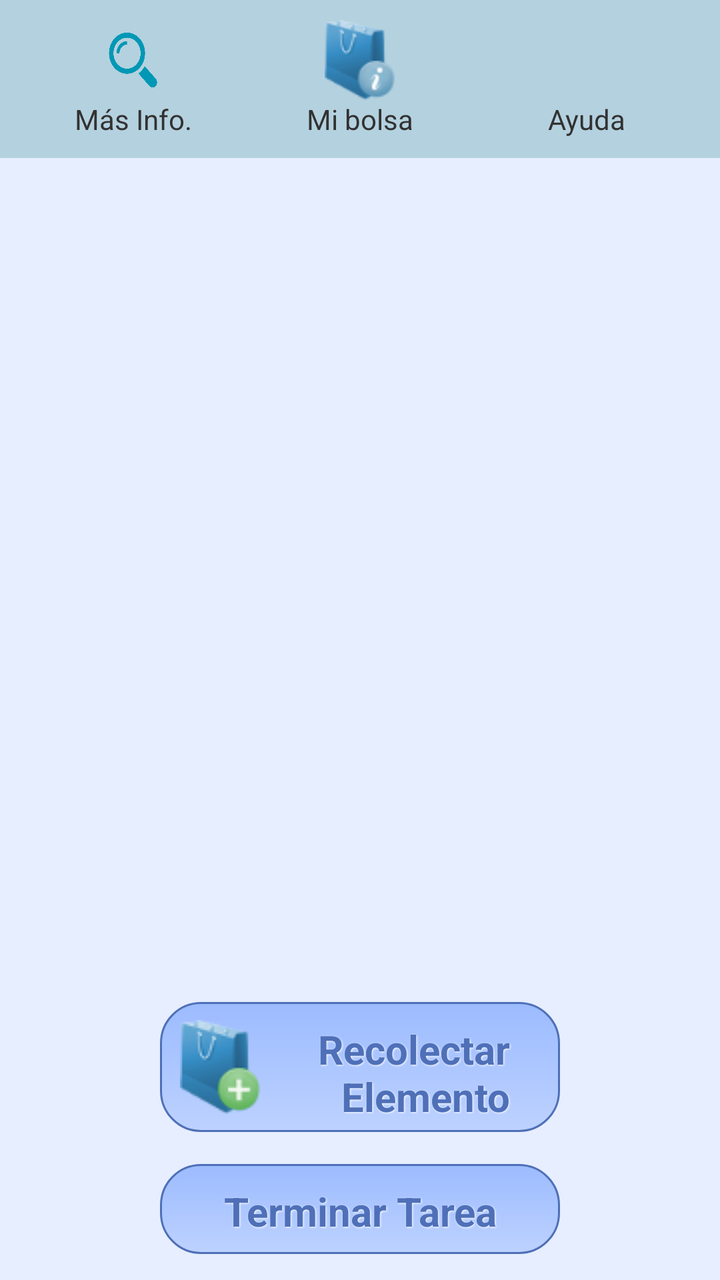
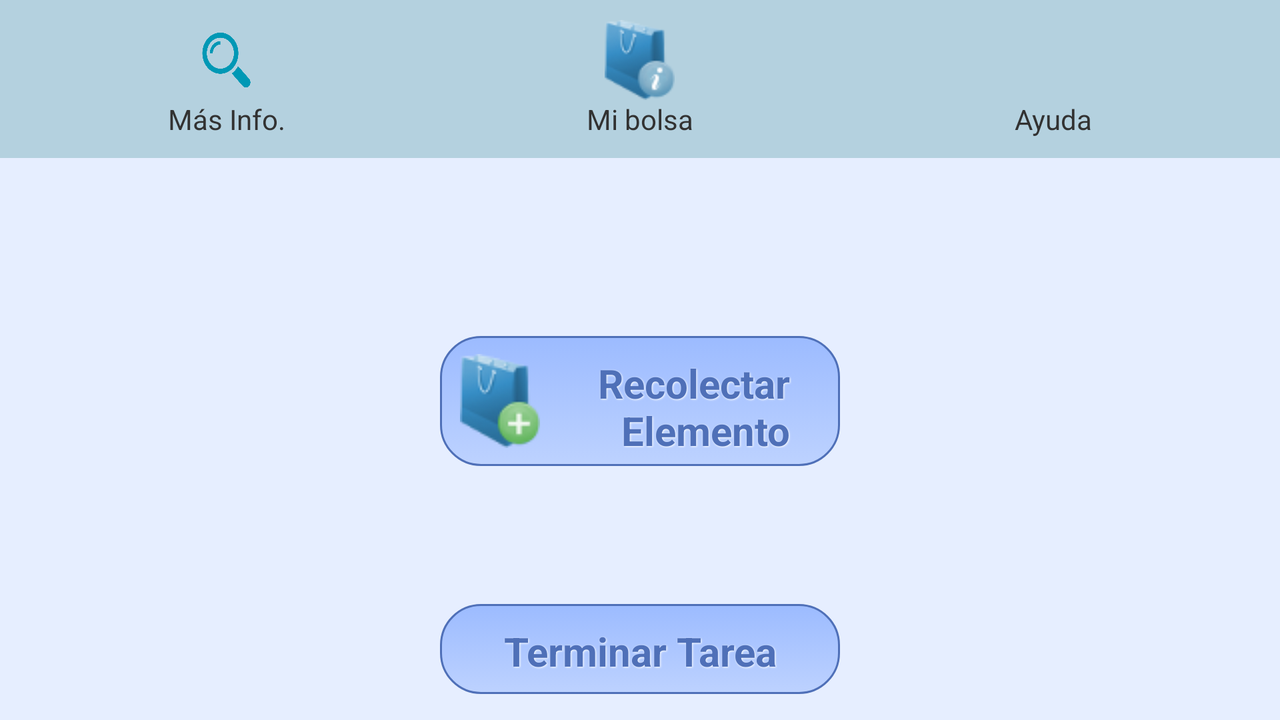

One screen, two layout resources from the same app: the default and the repository's alternative for another configuration. Each is rendered where Android would select it; the XML of both is given below.
<!-- AndroidManifest.xml: application theme AppTheme -->
<!-- res/layout/activity_show_task2.xml -->
<RelativeLayout xmlns:android="http://schemas.android.com/apk/res/android"
    xmlns:tools="http://schemas.android.com/tools"
    android:layout_width="match_parent"
    android:layout_height="match_parent"
    android:background="#E6EEFF"
    android:orientation="vertical" >
    <LinearLayout
        android:layout_width="match_parent"
        android:layout_height="match_parent"
        android:orientation="vertical"
        android:layout_above="@id/endTaskButtonL"
        >
       <LinearLayout
           android:padding="10dp"
           android:layout_width="match_parent"
           android:layout_height="wrap_content"
           android:orientation="horizontal"
           android:background="#b4d1df">
                           <RelativeLayout
                               android:layout_width="match_parent"
                               android:layout_height="wrap_content"
                               android:orientation="vertical"
                               android:layout_weight="1">

                               <Button
                                   android:id="@+id/masInfo"
                                   style="@style/AppTheme"
                                   android:layout_width="35dp"
                                   android:layout_height="40dp"
                                   android:layout_centerHorizontal="true"
                                   android:background="@drawable/lupa"
                                   android:minHeight="5dp"
                                   android:width="5dp"
                                   android:height="5dp"
                                   android:onClick="moreInfo"
                                   android:textColor="#111111"
                                   android:textStyle="bold" />
                               <TextView
                                   android:id="@+id/textView1.1"
                                   android:layout_width="wrap_content"
                                   android:layout_height="wrap_content"
                                   android:layout_marginRight="14dp"
                                   android:text="@string/masInfoPls"
                                   android:layout_below="@id/masInfo"
                                   android:layout_centerHorizontal="true"/>
                           </RelativeLayout>
                           <RelativeLayout
                                android:layout_width="match_parent"
                                android:layout_height="wrap_content"
                                android:orientation="vertical"
                                android:layout_weight="1">

                               <Button
                                   android:id="@+id/buttonOpenBag"
                                   style="@style/AppTheme"
                                   android:layout_width="35dp"
                                   android:layout_height="40dp"
                                   android:layout_centerHorizontal="true"
                                   android:width="5dp"
                                   android:height="5dp"
                                   android:background="@drawable/bag"
                                   android:minHeight="5dp"
                                   android:onClick="openBagView"
                                   android:textColor="#111111"
                                   android:textStyle="bold" />
                                <TextView
                                    android:id="@+id/textView3"
                                    android:layout_width="wrap_content"
                                    android:layout_height="wrap_content"
                                    android:layout_marginRight="14dp"
                                    android:text="@string/my_bag"
                                    android:layout_below="@id/buttonOpenBag"
                                    android:layout_centerHorizontal="true"/>
                        </RelativeLayout>
                       <RelativeLayout
                           android:layout_width="match_parent"
                           android:layout_height="wrap_content"
                           android:orientation="vertical"
                           android:layout_weight="1">

                           <Button
                               android:id="@+id/help"
                               style="@style/AppTheme"
                               android:layout_width="35dp"
                               android:layout_height="40dp"
                               android:layout_centerHorizontal="true"
                               android:width="5dp"
                               android:height="5dp"
                               android:background="@drawable/qmark"
                               android:minHeight="5dp"
                               android:onClick="help"
                               android:textColor="#111111"
                               android:textStyle="bold" />
                           <TextView
                               android:id="@+id/textView1.3"
                               android:layout_width="wrap_content"
                               android:layout_height="wrap_content"
                               android:layout_marginRight="14dp"
                               android:text="@string/aiuda"
                               android:layout_below="@id/help"
                               android:layout_centerHorizontal="true"/>
                       </RelativeLayout>
             </LinearLayout>

        <RelativeLayout
            android:layout_width="match_parent"
            android:layout_height="match_parent"
            android:orientation="vertical">

            <RelativeLayout
                android:id="@+id/taskLayout"
                android:layout_width="match_parent"
                android:layout_height="wrap_content"
                android:orientation="vertical">

                <TextView
                    android:id="@+id/taskDescription"
                    android:layout_width="wrap_content"
                    android:layout_height="wrap_content"
                    android:layout_alignParentTop="true"
                    android:layout_margin="10dp"
                    android:gravity="center_horizontal"
                    android:text=""
                    android:textAppearance="?android:attr/textAppearanceMedium"
                    android:textSize="18sp"
                    android:textStyle="bold" />
            </RelativeLayout>

            <RelativeLayout
                android:id="@+id/listLayout"
                android:layout_width="match_parent"
                android:layout_height="match_parent"
                android:layout_margin="10dp"
                android:background="@drawable/rounded_corner"
                android:layout_above="@id/pickUpItemLayout"
                android:layout_below="@id/taskLayout"
                android:padding="5dp"
                android:visibility="gone">

                <ListView
                    android:id="@+id/listOfElementsForThisTask"
                    android:layout_width="match_parent"
                    android:layout_height="wrap_content"
                    android:layout_above="@+id/returnElementButton"
                    android:layout_alignParentLeft="true"
                    android:cacheColorHint="#00000000"
                    android:fadeScrollbars="false"
                    android:listSelector="@android:color/transparent"
                    android:textSize="18sp"></ListView>

                <Button
                    android:id="@+id/returnElementButton"
                    style="@style/button_text_small"
                    android:layout_width="wrap_content"
                    android:layout_height="50dp"
                    android:layout_alignParentBottom="true"
                    android:layout_alignParentRight="true"
                    android:width="150dp"
                    android:background="@drawable/blue_button"
                    android:drawableLeft="@drawable/remove_from_bag_alt"
                    android:gravity="right|center_vertical"
                    android:paddingRight="20dp"
                    android:text="@string/return_plain" />
            </RelativeLayout>

            <RelativeLayout
                android:id="@+id/pickUpItemLayout"
                android:layout_width="match_parent"
                android:layout_height="wrap_content"
                android:layout_alignParentBottom="true"
                android:layout_marginBottom="10dp">

                <Button
                    android:id="@+id/pickUpElement"
                    style="@style/button_text"
                    android:layout_width="200dp"
                    android:layout_height="65dp"
                    android:layout_centerHorizontal="true"
                    android:layout_centerVertical="true"
                    android:background="@drawable/blue_button"
                    android:drawableLeft="@drawable/put_in_bag_alt"
                    android:gravity="right|center_vertical"
                    android:paddingRight="25dp"
                    android:text="@string/collect_element" />
            </RelativeLayout>
        </RelativeLayout>

        <RelativeLayout
            android:id="@+id/listTextLayout"
            android:layout_width="match_parent"
            android:layout_height="39dp"
            android:visibility="gone" >

            <TextView
                android:id="@+id/listText"
                android:layout_width="wrap_content"
                android:layout_height="wrap_content"
                android:layout_alignParentBottom="true"
                android:layout_alignParentLeft="true"
                android:layout_marginLeft="10dp"
                android:text="@string/collected_for_this_task"
                android:textSize="18sp" />
        </RelativeLayout>

    </LinearLayout>

    <RelativeLayout
        android:id="@+id/endTaskButtonL"
        android:layout_width="wrap_content"
        android:layout_height="wrap_content"
        android:layout_alignParentBottom="true"
        android:layout_centerHorizontal="true"
        android:layout_marginBottom="10dp">

        <Button
            android:id="@+id/endTaskButton"
            style="@style/button_text_small"
            android:layout_width="200dp"
            android:layout_height="45dp"
            android:layout_centerHorizontal="true"
            android:layout_centerVertical="true"
            android:background="@drawable/blue_button"
            android:onClick="endTask"
            android:text="@string/end_task" />
    </RelativeLayout>

</RelativeLayout>
<!-- resources referenced by this layout -->
<resources>
  <!-- drawable bag: png bitmap (drawable, 7734 bytes) -->
  <!-- drawable blue_button (drawable) -->
  <?xml version="1.0" encoding="utf-8"?>
  
  <selector xmlns:android="http://schemas.android.com/apk/res/android">
    <item android:state_pressed="true">
      <shape>
        <gradient
            android:startColor="#BDD2FF"
            android:endColor="#9CBBFF"
            android:angle="270" />
        <stroke
            android:width="2dp"
            android:color="#4F70B8" />
        <corners
            android:radius="20dp" />
        <padding
            android:left="10dp"
            android:top="10dp"
            android:right="10dp"
            android:bottom="10dp" />
      </shape>
    </item>
    <item>
      <shape>
        <gradient
            android:startColor="#9CBBFF"
            android:endColor="#BDD2FF"
            android:angle="270" />
        <stroke
            android:width="1dp"
            android:color="#4F70B8" />
        <corners
            android:radius="20dp" />
        <padding
            android:left="10dp"
            android:top="10dp"
            android:right="10dp"
            android:bottom="10dp" />
      </shape>
    </item>
  </selector>
  <!-- drawable lupa: png bitmap (drawable, 27425 bytes) -->
  <!-- drawable put_in_bag_alt: png bitmap (drawable, 7734 bytes) -->
  <!-- drawable remove_from_bag_alt: png bitmap (drawable, 2564 bytes) -->
  <!-- drawable rounded_corner (drawable) -->
  <shape xmlns:android="http://schemas.android.com/apk/res/android"
      android:shape="rectangle" >
  
      <corners
          android:bottomLeftRadius="10dp"
          android:bottomRightRadius="10dp"
          android:topLeftRadius="10dp"
          android:topRightRadius="10dp" />
  
      <stroke
          android:width="0.5dp"
          android:color="#222222" />
      
      <solid
          android:color="#E6EEFF"
  	/>
  </shape>
  <string name="aiuda">Ayuda</string>
  <string name="collect_element">Recolectar Elemento</string>
  <string name="collected_for_this_task">Recolectaron para esta tarea:</string>
  <string name="end_task">Terminar Tarea</string>
  <string name="masInfoPls">Más Info.</string>
  <string name="my_bag">Mi bolsa</string>
  <string name="return_plain">Devolver</string>
  <style name="AppTheme" parent="AppBaseTheme">
          
      </style>
  <style name="button_text">
  	   <item name="android:layout_width">fill_parent</item>
  	   <item name="android:layout_height">wrap_content</item>
  	   <item name="android:textColor">#4F70B8</item>
  	   <item name="android:gravity">center</item>
  	   <item name="android:layout_margin">3dp</item>
  	   <item name="android:textSize">20sp</item>
  	   <item name="android:textStyle">bold</item>
  	   <item name="android:shadowColor">#FFFFFF</item>
  	   <item name="android:shadowDx">1</item>
  	   <item name="android:shadowDy">1</item>
  	   <item name="android:shadowRadius">2</item>
  	 </style>
  <style name="button_text_small">
  	   <item name="android:textColor">#4F70B8</item>
  	   <item name="android:gravity">center</item>
  	   <item name="android:layout_margin">3dp</item>
  	   <item name="android:textSize">20sp</item>
  	   <item name="android:textStyle">bold</item>
  	   <item name="android:shadowColor">#FFFFFF</item>
  	   <item name="android:shadowDx">1</item>
  	   <item name="android:shadowDy">1</item>
  	   <item name="android:shadowRadius">2</item>
  	 </style>
  <style name="AppBaseTheme" parent="android:Theme.Light">
          
      </style>
</resources>
<!-- res/layout-w600dp/activity_show_task2.xml (the repository's variant of the layout above) -->
<!-- drawn on the phone turned sideways -->
<RelativeLayout xmlns:android="http://schemas.android.com/apk/res/android"
    xmlns:tools="http://schemas.android.com/tools"
    android:layout_width="match_parent"
    android:layout_height="match_parent"
    android:background="#E6EEFF"
    android:orientation="vertical" >
    <LinearLayout
        android:layout_width="match_parent"
        android:layout_height="match_parent"
        android:orientation="vertical"
        android:layout_above="@id/endTaskButtonL"
        >
       <LinearLayout
           android:padding="10dp"
           android:layout_width="match_parent"
           android:layout_height="wrap_content"
           android:orientation="horizontal"
           android:background="#b4d1df">
                           <RelativeLayout
                               android:layout_width="match_parent"
                               android:layout_height="wrap_content"
                               android:orientation="vertical"
                               android:layout_weight="1">

                               <Button
                                   android:id="@+id/buttonOpenBag1"
                                   style="@style/AppTheme"
                                   android:layout_width="35dp"
                                   android:layout_height="40dp"
                                   android:layout_centerHorizontal="true"
                                   android:background="@drawable/lupa"
                                   android:minHeight="5dp"
                                   android:width="5dp"
                                   android:height="5dp"
                                   android:onClick="showText"
                                   android:textColor="#111111"
                                   android:textStyle="bold" />
                               <TextView
                                   android:id="@+id/textView1.1"
                                   android:layout_width="wrap_content"
                                   android:layout_height="wrap_content"
                                   android:layout_marginRight="14dp"
                                   android:text="@string/masInfoPls"
                                   android:layout_below="@id/buttonOpenBag1"
                                   android:layout_centerHorizontal="true"/>
                           </RelativeLayout>
                           <RelativeLayout
                                android:layout_width="match_parent"
                                android:layout_height="wrap_content"
                                android:orientation="vertical"
                                android:layout_weight="1">

                               <Button
                                   android:id="@+id/buttonOpenBag"
                                   style="@style/AppTheme"
                                   android:layout_width="35dp"
                                   android:layout_height="40dp"
                                   android:layout_centerHorizontal="true"
                                   android:width="5dp"
                                   android:height="5dp"
                                   android:background="@drawable/bag"
                                   android:minHeight="5dp"
                                   android:onClick="openBagView"
                                   android:textColor="#111111"
                                   android:textStyle="bold" />
                                <TextView
                                    android:id="@+id/textView3"
                                    android:layout_width="wrap_content"
                                    android:layout_height="wrap_content"
                                    android:layout_marginRight="14dp"
                                    android:text="@string/my_bag"
                                    android:layout_below="@id/buttonOpenBag"
                                    android:layout_centerHorizontal="true"/>
                        </RelativeLayout>
                       <RelativeLayout
                           android:layout_width="match_parent"
                           android:layout_height="wrap_content"
                           android:orientation="vertical"
                           android:layout_weight="1">

                           <Button
                               android:id="@+id/buttonOpenBag3"
                               style="@style/AppTheme"
                               android:layout_width="35dp"
                               android:layout_height="40dp"
                               android:layout_centerHorizontal="true"
                               android:width="5dp"
                               android:height="5dp"
                               android:background="@drawable/qmark"
                               android:minHeight="5dp"
                               android:onClick="openBagView"
                               android:textColor="#111111"
                               android:textStyle="bold" />
                           <TextView
                               android:id="@+id/textView1.3"
                               android:layout_width="wrap_content"
                               android:layout_height="wrap_content"
                               android:layout_marginRight="14dp"
                               android:text="@string/aiuda"
                               android:layout_below="@id/buttonOpenBag3"
                               android:layout_centerHorizontal="true"/>
                       </RelativeLayout>
             </LinearLayout>

        <RelativeLayout
            android:id="@+id/taskLayout"
            android:layout_width="match_parent"
            android:layout_height="wrap_content"
            android:orientation="vertical"
            android:paddingTop="10dp">

            <TextView
                android:id="@+id/taskDescription"
                android:layout_width="wrap_content"
                android:layout_height="wrap_content"
                android:layout_alignParentTop="true"
                android:layout_margin="10dp"
                android:layout_marginBottom="29dp"
                android:gravity="center_horizontal"
                android:text=""
                android:textAppearance="?android:attr/textAppearanceMedium"
                android:textSize="20sp"
                android:textStyle="bold"
                />
        </RelativeLayout>

        <RelativeLayout
            android:id="@+id/pickUpItemLayout"
            android:layout_width="match_parent"
            android:layout_height="119dp"
            android:layout_marginBottom="5dp"
            android:layout_marginTop="5dp" >

            <Button
                android:id="@+id/pickUpElement"
                style="@style/button_text"
                android:layout_width="200dp"
                android:layout_height="65dp"
                android:layout_centerHorizontal="true"
                android:layout_centerVertical="true"
                android:background="@drawable/blue_button"
                android:drawableLeft="@drawable/put_in_bag_alt"
                android:gravity="right|center_vertical"
                android:paddingRight="25dp"
                android:text="@string/collect_element" />
        </RelativeLayout>

        <RelativeLayout
            android:id="@+id/listTextLayout"
            android:layout_width="match_parent"
            android:layout_height="39dp"
            android:visibility="gone" >

            <TextView
                android:id="@+id/listText"
                android:layout_width="wrap_content"
                android:layout_height="wrap_content"
                android:layout_alignParentBottom="true"
                android:layout_alignParentLeft="true"
                android:layout_marginLeft="10dp"
                android:text="@string/collected_for_this_task"
                android:textSize="18sp" />
        </RelativeLayout>

        <RelativeLayout
            android:id="@+id/listLayout"
            android:layout_width="match_parent"
            android:layout_height="match_parent"
            android:layout_margin="10dp"
            android:background="@drawable/rounded_corner"
            android:padding="5dp"
            android:visibility="gone" >

            <ListView
                android:id="@+id/listOfElementsForThisTask"
                android:layout_width="match_parent"
                android:layout_height="wrap_content"
                android:layout_above="@+id/returnElementButton"
                android:layout_alignParentLeft="true"
                android:cacheColorHint="#00000000"
                android:fadeScrollbars="false"
                android:listSelector="@android:color/transparent"
                android:textSize="18sp" >
            </ListView>

            <Button
                android:id="@+id/returnElementButton"
                style="@style/button_text_small"
                android:layout_width="wrap_content"
                android:layout_height="50dp"
                android:layout_alignParentBottom="true"
                android:layout_alignParentRight="true"
                android:background="@drawable/blue_button"
                android:drawableLeft="@drawable/remove_from_bag_alt"
                android:gravity="right|center_vertical"
                android:paddingRight="20dp"
                android:text="@string/return_plain"
                android:width="150dp" />
        </RelativeLayout>
    </LinearLayout>

    <RelativeLayout
        android:id="@+id/endTaskButtonL"
        android:layout_width="wrap_content"
        android:layout_height="wrap_content"
        android:layout_alignParentBottom="true"
        android:layout_centerHorizontal="true"
        android:layout_marginBottom="10dp">

        <Button
            android:id="@+id/endTaskButton"
            style="@style/button_text_small"
            android:layout_width="200dp"
            android:layout_height="45dp"
            android:layout_centerHorizontal="true"
            android:layout_centerVertical="true"
            android:background="@drawable/blue_button"
            android:onClick="endTask"
            android:text="@string/end_task" />
    </RelativeLayout>

</RelativeLayout>
